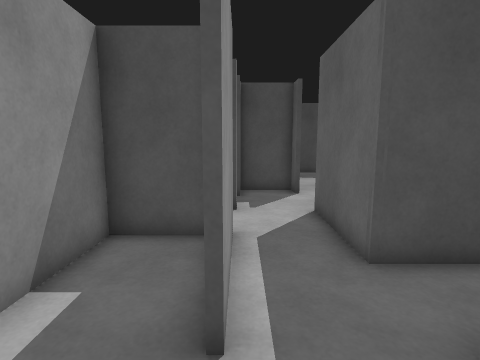
[1] (above)

24 first-person views from a walk through a robot-simulator world made for Gazebo. The camera is 1.2 m above the floor, tilts 8° down and sees 80° across. The floor is counted in squares, 0.5 m on a side. Each view is taken from the middle of a square. On the plan, view 1 faces up. The plan holds only what a view shows up to about 18 squares ahead; the rest is blank. The place goes on beyond the plan. The robots in the file are not drawn.

[2]
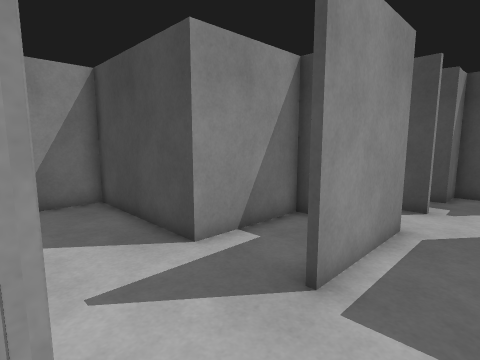

[3]
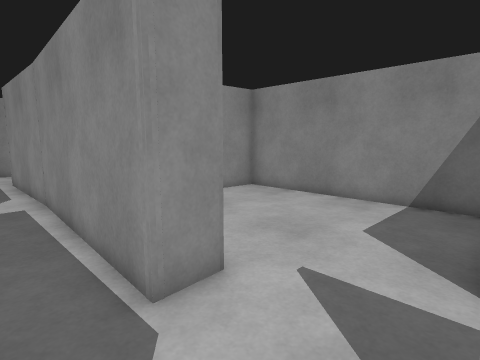

[4]
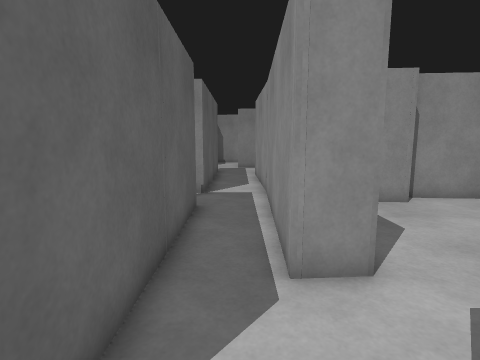

[5]
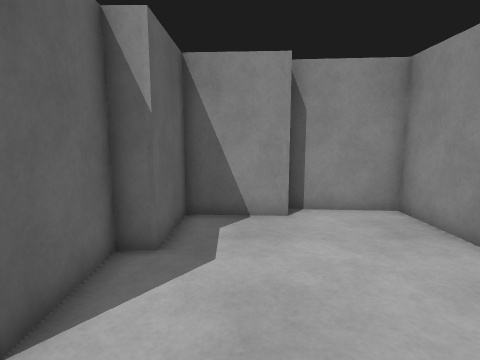

[6]
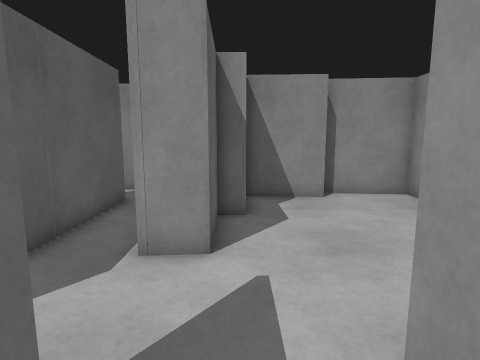

[7]
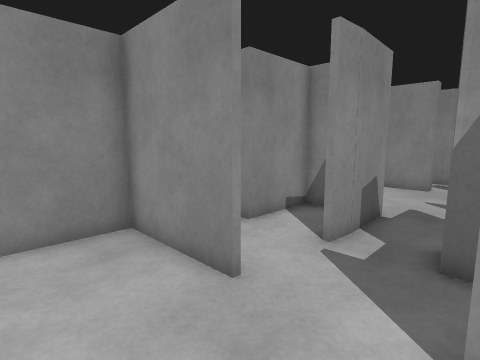

[8]
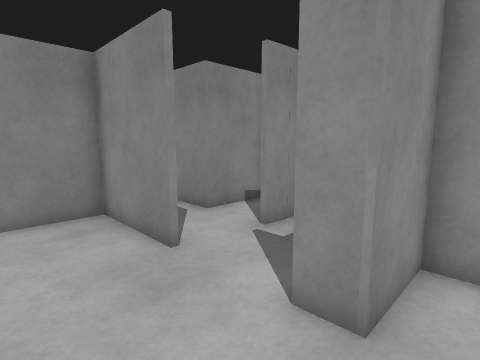

[9]
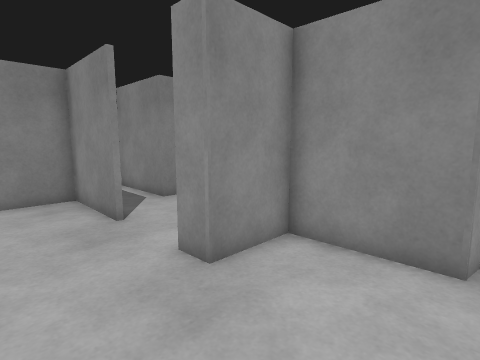

[10]
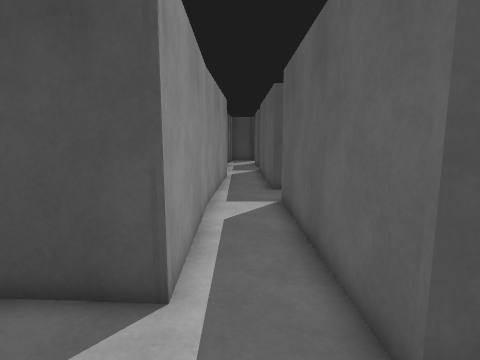

[11]
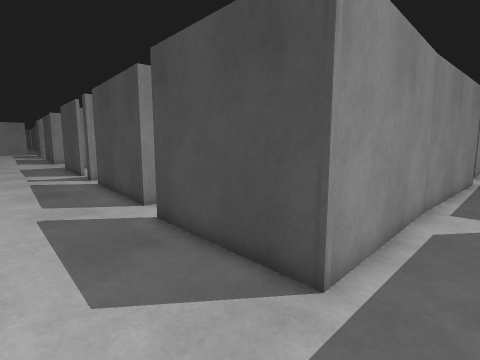

[12]
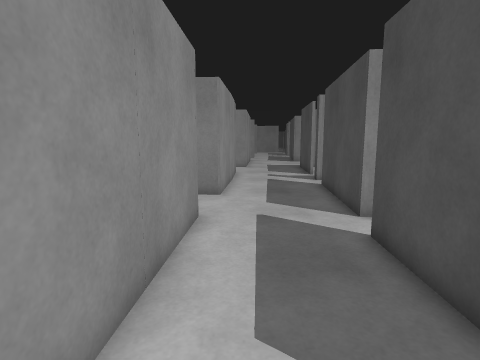

[13]
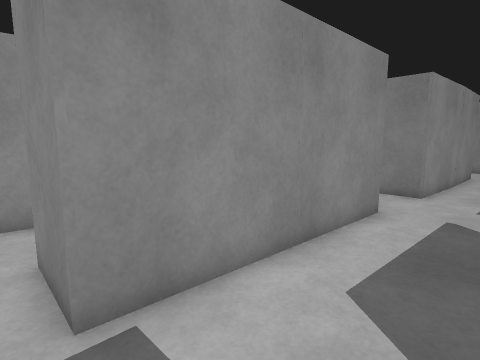

[14]
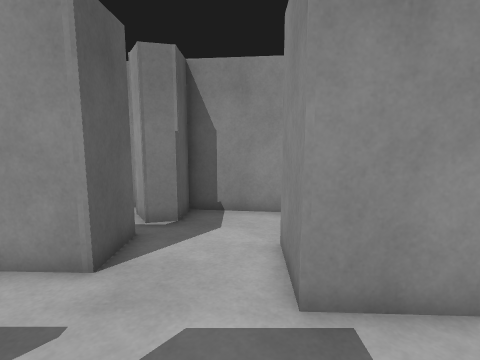

[15]
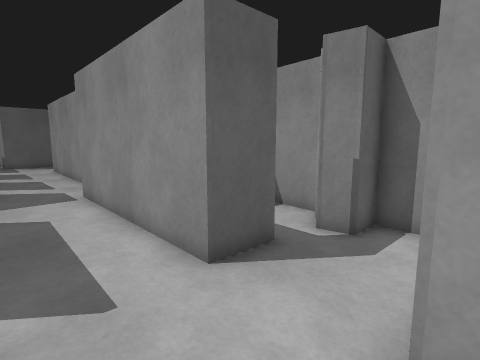

[16]
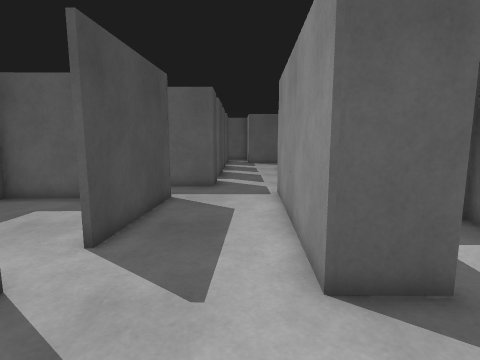

[17]
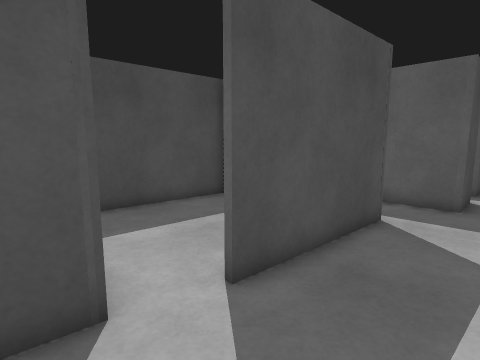

[18]
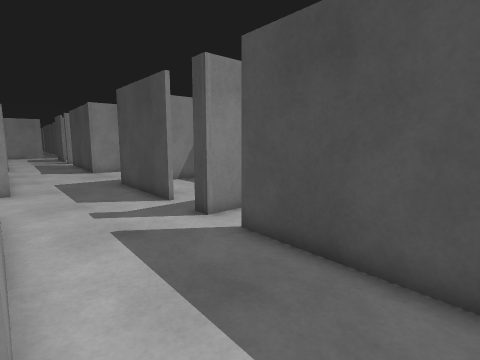

[19]
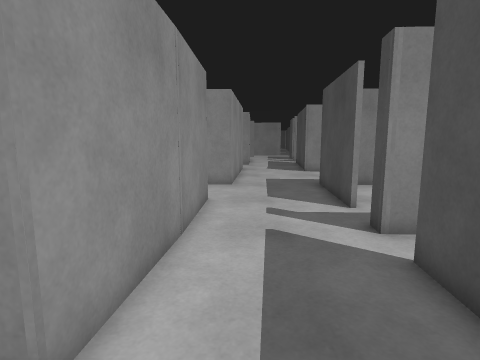

[20]
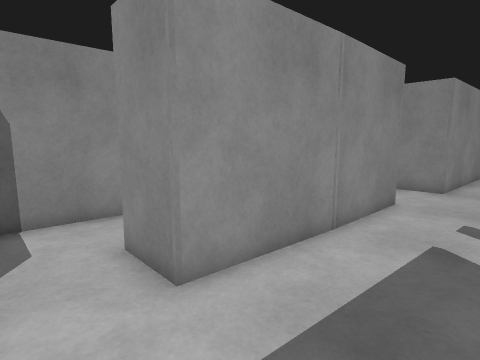

[21]
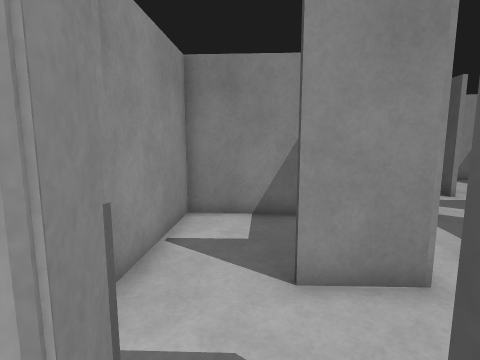

[22]
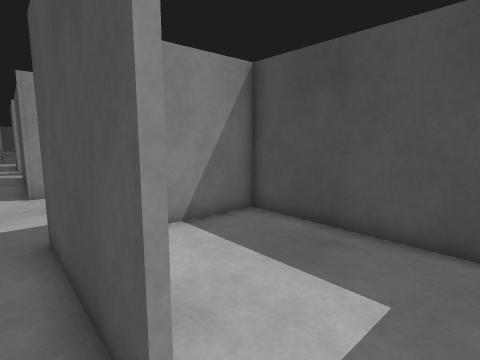

[23]
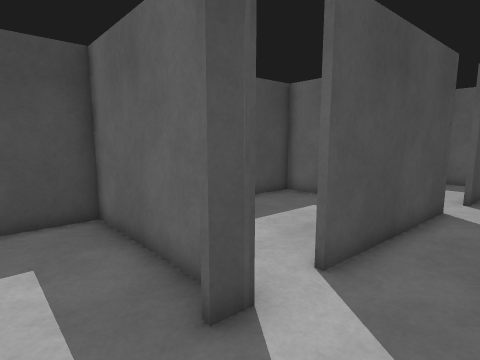

[24]
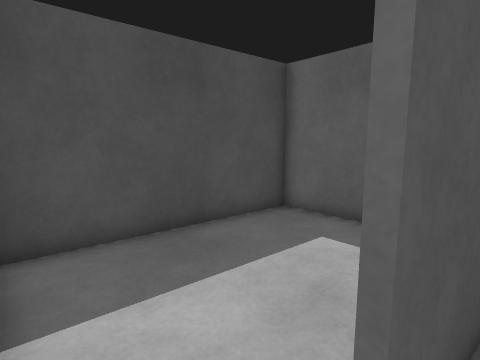

### Floor plan
Points are (right, up) in squares from view 1. A wall is a line through its corners. A room is listed if a view was taken in it or the views show most of it. See-through windows are left out.
Room 1 (views 1, 5, 6)
walls: (-0.4, 2.9) (-0.4, 3.4); (-5.6, -6.9) (-2.3, -7) (-2.2, -4) (-1.3, -4) (-1.4, -0.8) (0.1, -0.7); (-0.9, 7) (-3.3, 7) (-3.4, 2.9) (-9.5, 2.9) (-9.4, -7.5) (-5.7, -7.8)
ways out: opening at (0, 1) to room 2
Room 2 (views 2, 3, 10, 11, 12, 13, 14)
walls: (-0.2, -9.1) (-0.1, -16.1) (-6, -15.7); (4.9, -17.6) (2.7, -17.6) (2.6, -8.8) (3.6, -8.8); (3.1, -6.3) (2.6, -6.3) (2.6, 2.4); (-7.7, -14.7) (-7.7, -15.2); (4.7, -24.1) (4.7, -21.9) (6.5, -22); (-7.8, -20.3) (1.2, -20.7) (1.1, -23.5); (0.1, -0.7) (-0.2, -9.4)
ways out: opening at (0, 1) to room 1; opening at (1.5, 3) to room 3; opening at (-8, -17.5) to room 5; opening at (-6.5, -14.5) to room 8; opening at (3, -22.5) to room 12; opening at (3.5, -7.5)
Room 3 (views 4, 7)
walls: (2.7, 9.7) (2.7, 5.5) (5.5, 5.5); (2.5, 12.7) (2.5, 13.6) (0, 13.6) (0, 12.9); (-0.1, 9.7) (-1, 9.8); (2.8, 13.8) (2.8, 12.7); (0, 13) (0.1, 12.1) (-0.5, 12); (4.8, 5.3) (2.5, 5.3) (2.5, 9.7); (-3.3, 8.1) (-3.3, 7.2) (-0.2, 7.2) (-0.2, 2.9)
ways out: opening at (1.5, 3) to room 2; opening at (4.5, 13.5) to room 4; opening at (-1, 11)
Room 4 (views 8, 9)
walls: (0, 17.5) (0, 13.8) (2.8, 13.8)
low walls: (-0.8, 17.6) (0, 17.5)
ways out: opening at (4.5, 13.5) to room 3
Room 5 (views 15, 16, 17, 18, 19, 20)
walls: (-7.7, -15.2) (-14.5, -14.6); (-15.6, -19.5) (-11.4, -19.9) (-11.5, -22.1); (-7.9, -22.4) (-7.8, -20.3); (-10.6, -25.2) (-9.1, -25.3) (-9.1, -24) (-8.1, -23.8); (-16, -12.8) (-16.1, -14.4)
ways out: opening at (-8, -17.5) to room 2; opening at (-8, -23) to room 6; opening at (-16, -16.5) to room 7; opening at (-15, -14) to room 10; opening at (-11.5, -23.5) to room 11
Room 6 (view 21)
walls: (-8.1, -23.8) (-7.6, -24.8); (-7.1, -25.4) (-3.5, -25.7)
ways out: opening at (-8, -23) to room 5
Room 7 (views 22, 23, 24)
walls: (-20.5, -19.1) (-15.6, -19.5); (-18.8, -14.1) (-23.4, -13.6); (-16.1, -14.4) (-17, -14.3)
ways out: opening at (-16, -16.5) to room 5; opening at (-17.5, -14) to room 9; opening at (-24, -16); opening at (-22.5, -19.5)
Room 8 (no view inside)
walls: (-0.4, -12.4) (-0.4, -9.4) (-5.7, -9); (-0.4, -15) (-0.4, -14)
ways out: opening at (-6.5, -14.5) to room 2
Room 9 (no view inside)
walls: (-16.2, -13.4) (-16, -8) (-23.9, -7.5) (-24.2, -11.7)
ways out: opening at (-17.5, -14) to room 7
Room 10 (no view inside)
walls: (-7.5, -11.9) (-7.4, -8.6) (-15.6, -8)
ways out: opening at (-15, -14) to room 5
Room 11 (no view inside)
walls: (-16.1, -21.1) (-16.2, -24.7) (-10.6, -25.2)
ways out: opening at (-11.5, -23.5) to room 5
Room 12 (no view inside)
walls: (1.4, -26.4) (3.8, -26.7) (3.8, -25.3) (4.7, -25.1)
ways out: opening at (3, -22.5) to room 2; opening at (1, -24.5); gap at (5, -24)

Where each view was taken, in squares from view 1:
view 1: 0 up, 0 right, facing up
view 2: 1 down, 2 right, facing up-left
view 3: 3 up, 2 right, facing down-left
view 4: 4 up, 1 right, facing down
view 5: 2 up, 4 left, facing down
view 6: 5 up, 2 left, facing down
view 7: 13 up, 6 right, facing down-left
view 8: 15 up, 6 right, facing down-left
view 9: 18 up, 6 right, facing down-left
view 10: 20 down, 1 right, facing up
view 11: 20 down, 2 right, facing up-left
view 12: 19 down, 1 right, facing left
view 13: 17 down, 2 right, facing down-left
view 14: 17 down, 2 right, facing down
view 15: 17 down, 12 left, facing down-right
view 16: 19 down, 12 left, facing right
view 17: 19 down, 9 left, facing up-right
view 18: 20 down, 9 left, facing up-left
view 19: 18 down, 9 left, facing left
view 20: 16 down, 9 left, facing down-left
view 21: 23 down, 7 left, facing left
view 22: 15 down, 17 left, facing up-left
view 23: 17 down, 19 left, facing up-right
view 24: 15 down, 16 left, facing up-right
